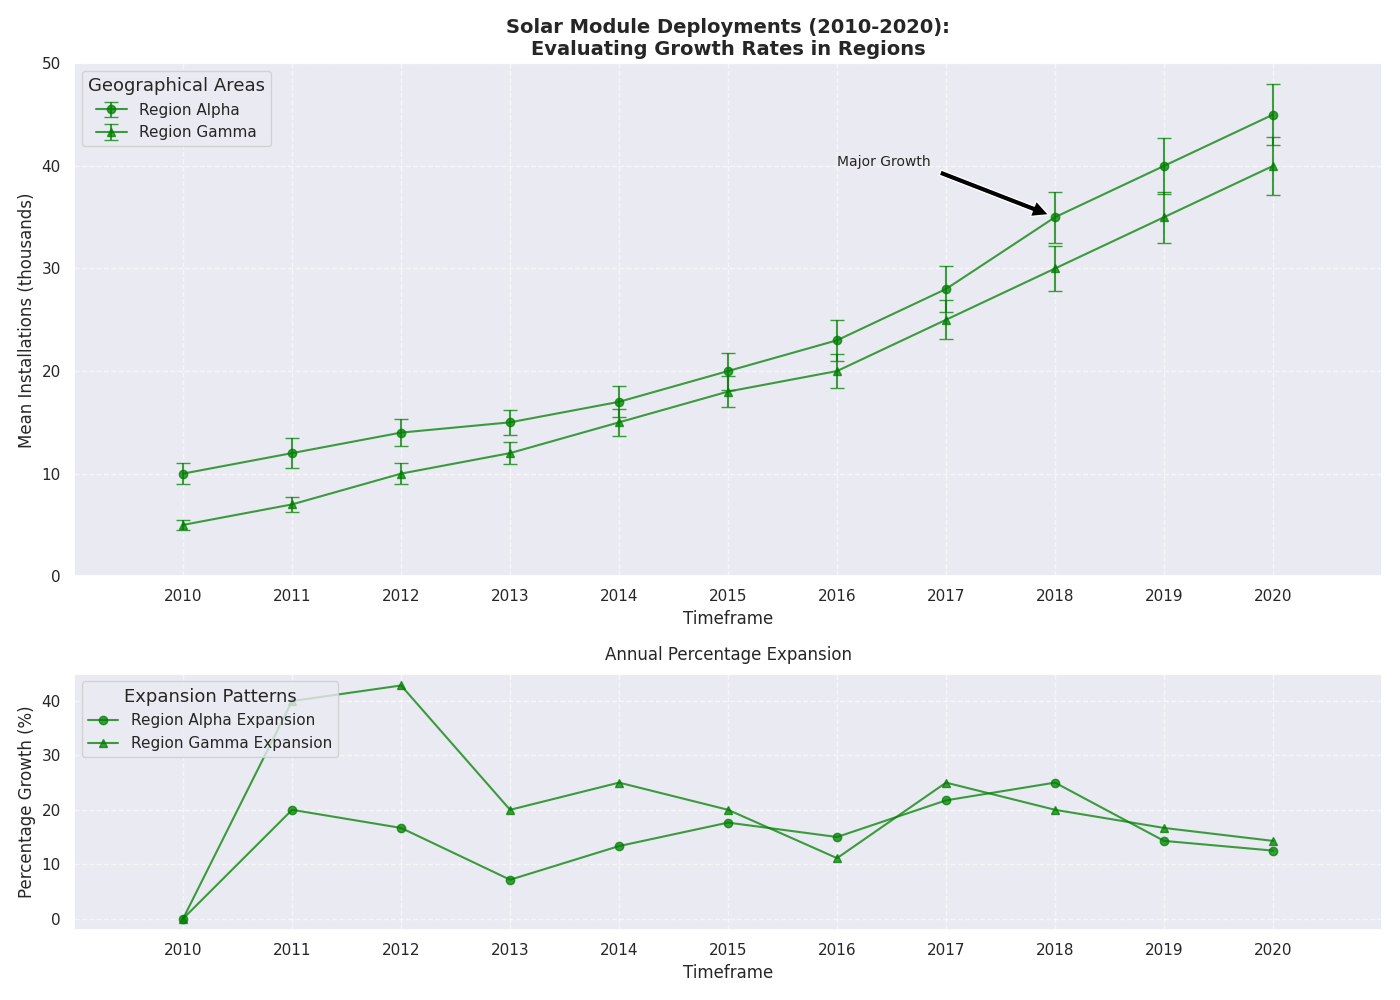

The Python source for this figure:
import numpy as np
import matplotlib.pyplot as plt

years = np.arange(2010, 2021)

installations_state_a = np.array([10, 12, 14, 15, 17, 20, 23, 28, 35, 40, 45])
installations_state_c = np.array([5, 7, 10, 12, 15, 18, 20, 25, 30, 35, 40])

def calc_percentage_increase(data):
    return np.array([0] + [((data[i] - data[i-1]) / data[i-1]) * 100 for i in range(1, len(data))])

pct_increase_a = calc_percentage_increase(installations_state_a)
pct_increase_c = calc_percentage_increase(installations_state_c)

error_state_a = np.array([1.0, 1.5, 1.3, 1.2, 1.5, 1.8, 2.0, 2.2, 2.5, 2.7, 3.0])
error_state_c = np.array([0.5, 0.7, 1.0, 1.1, 1.3, 1.5, 1.7, 1.9, 2.2, 2.5, 2.8])

fig, ax = plt.subplots(2, 1, figsize=(14, 10), gridspec_kw={'height_ratios': [2, 1]})

ax[0].errorbar(years, installations_state_a, yerr=error_state_a, label='Region Alpha', fmt='-o', capsize=5, color='green', alpha=0.75)
ax[0].errorbar(years, installations_state_c, yerr=error_state_c, label='Region Gamma', fmt='-^', capsize=5, color='green', alpha=0.75)

ax[0].set_title("Solar Module Deployments (2010-2020):\nEvaluating Growth Rates in Regions", fontsize=14, weight='bold')
ax[0].set_xlabel("Timeframe", fontsize=12)
ax[0].set_ylabel("Mean Installations (thousands)", fontsize=12)
ax[0].set_xticks(years)
ax[0].set_xlim(2009, 2021)
ax[0].set_ylim(0, 50)
ax[0].grid(True, linestyle='--', alpha=0.6)
ax[0].legend(title="Geographical Areas", title_fontsize='13', fontsize='11', loc='upper left', frameon=True)

ax[0].annotate('Major Growth', xy=(2018, 35), xytext=(2016, 40), arrowprops=dict(facecolor='black', shrink=0.05), fontsize=10)

ax[1].plot(years, pct_increase_a, '-o', label='Region Alpha Expansion', color='green', alpha=0.75)
ax[1].plot(years, pct_increase_c, '-^', label='Region Gamma Expansion', color='green', alpha=0.75)

ax[1].set_title("Annual Percentage Expansion", fontsize=12, pad=10)
ax[1].set_xlabel("Timeframe", fontsize=12)
ax[1].set_ylabel("Percentage Growth (%)", fontsize=12)
ax[1].set_xticks(years)
ax[1].set_xlim(2009, 2021)
ax[1].grid(True, linestyle='--', alpha=0.6)
ax[1].legend(title="Expansion Patterns", title_fontsize='13', fontsize='11', loc='upper left', frameon=True)

plt.tight_layout()
plt.show()
